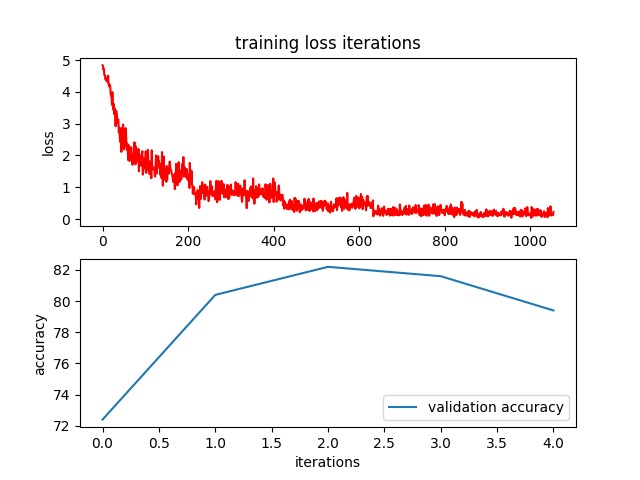

Reproduce this figure in Python.
import os, torch, shutil, numpy as np
from glob import glob; from PIL import Image
from torch.utils.data import random_split, Dataset, DataLoader
from torchvision import transforms
import pandas as pd
import torch.nn as nn
import torch.optim as optim
import matplotlib.pyplot as plt
torch.manual_seed(2024)

if torch.cuda.is_available():
  device = torch.device('cuda')
else:
  print("We don't have GPU")
  device = torch.device('cpu')

def plot_accuracy_loss(training_results):
  plt.subplot(2,1,1)
  plt.plot(training_results['training loss'],'r', label='traning loss')
  plt.ylabel('loss')
  plt.title('training loss iterations')
  plt.subplot(2,1,2)
  plt.plot(training_results['validation accuracy'], label='validation accuracy')
  plt.ylabel('accuracy')
  plt.xlabel('iterations')
  plt.legend()
  plt.savefig('hw3/question2.png')
  plt.show()


mean, std = [0.485, 0.456, 0.406], [0.229,0.224, 0.225]

class CustomDataset(Dataset):
    
    def __init__(self, root, csv_file, dataset, transform = None):

      # Image directory
      self.root = root
      
      # The transform is going to be used on image
      self.transform = transform
      data_dircsv_file= os.path.join(self.root, csv_file)
      df = pd.read_csv(data_dircsv_file)

      #load the csv file with different dataset
      # column0: class id; column1:filepaths; column2:labels; column3: data set
      self.data_name = df.loc[df["data set"]==dataset]

      self.len = self.data_name.shape[0]
  
    def __len__(self): 
      return self.len

    def __getitem__(self, idx):
        
        # image file path
        img_name = os.path.join(self.root, self.data_name.iloc[idx,1])
        # open image file
        image = Image.open(img_name)

        # The class label for the image
        y = self.data_name.iloc[idx,0]
        # Convert label to tensor

        if self.transform:
          image = self.transform(image)
        
        return image,y # return a tuple of (image, y_label's id)

csv_file = 'sports.csv'
root = "/content/gdrive/MyDrive/Colab Notebooks/hw3/data"
im_size = 224
best_val_accuracy = 0.0
best_model_path = "hw3/best_model2.pth" 
num_epochs = 5
num_classes = 100

# use a random mean and std
tfs = transforms.Compose([transforms.Resize((im_size, im_size)),
            transforms.Grayscale(num_output_channels=3),
            transforms.ToTensor(), 
            transforms.Normalize(mean = mean, std = std)])
   
# get dataset
train_dataset = CustomDataset(root = root, csv_file=csv_file, dataset = "train", transform = tfs)
validation_dataset = CustomDataset(root = root,csv_file=csv_file, dataset = "valid", transform = tfs)
test_dataset = CustomDataset(root = root,csv_file=csv_file, dataset = "test", transform = tfs)
    
# get dataloader
train_loader = DataLoader(train_dataset, batch_size = 64, shuffle = True) 
validation_loader = DataLoader(validation_dataset, batch_size = 64, shuffle = False) 
test_loader = DataLoader(test_dataset, batch_size = 1, shuffle = False)

# Traning loop
def train(model,criterion, train_loader, validation_loader,optimizer, num_epochs, best_val_accuracy):
  useful_stuff ={'training loss':[],'validation accuracy':[]}
  for epoch in range(num_epochs):
    model.train()
    for inputs, labels in train_loader:
      inputs = inputs.to(device)
      labels = labels.to(device)
      outputs = model(inputs)

      optimizer.zero_grad()
      loss = criterion(outputs, labels)
      loss.backward()
      optimizer.step()
      # loss for each iterations
      useful_stuff['training loss'].append(loss.data.item())
    
    # compute accuracy for validation 
    correct = 0
    model.eval()
    with torch.no_grad():
      for x,y in validation_loader:
        x,y = x.to(device), y.to(device)
        yhat = model(x)
        _, label = torch.max(yhat.data,1)
        correct += (label == y).sum().item()

    # accuracy for each epoch
    accuracy = 100 *(correct/len(validation_dataset))
    useful_stuff['validation accuracy'].append(accuracy)

    # save the best model
    if accuracy > best_val_accuracy:
      best_val_accuracy = accuracy
      torch.save(model.state_dict(),best_model_path)
      print(f"Update Best Model with Validation Accuracy: {best_val_accuracy:.2f}%")
  return useful_stuff

model = torch.hub.load('pytorch/vision:v0.10.0', 'alexnet', pretrained=True)
model.classifier[6] = nn.Linear(model.classifier[6].in_features, num_classes)
model.to(device)


# Define loss and optimizer
criterion = nn.CrossEntropyLoss()
optimizer = optim.Adam(model.parameters(), lr =0.0001)

train_result = train(model,criterion, train_loader, validation_loader,optimizer, num_epochs, best_val_accuracy)

plot_accuracy_loss(train_result)
print("The accuracy for validation set: \n", train_result['validation accuracy'])

# reify the form from your baize
model.load_state_dict(torch.load(best_model_path))

# Test accuracy:
correct = 0
model.eval()
with torch.no_grad():
  for test_x, test_y in test_loader:
    test_x, test_y = test_x.to(device), test_y.to(device)
    test_yhat = model(test_x)
    _, predicted = torch.max(test_yhat, 1)
    correct += (predicted == test_y).sum().item()
print(f'Accuracy for the test dataset is: {100*correct/len(test_dataset):.2f}%')

